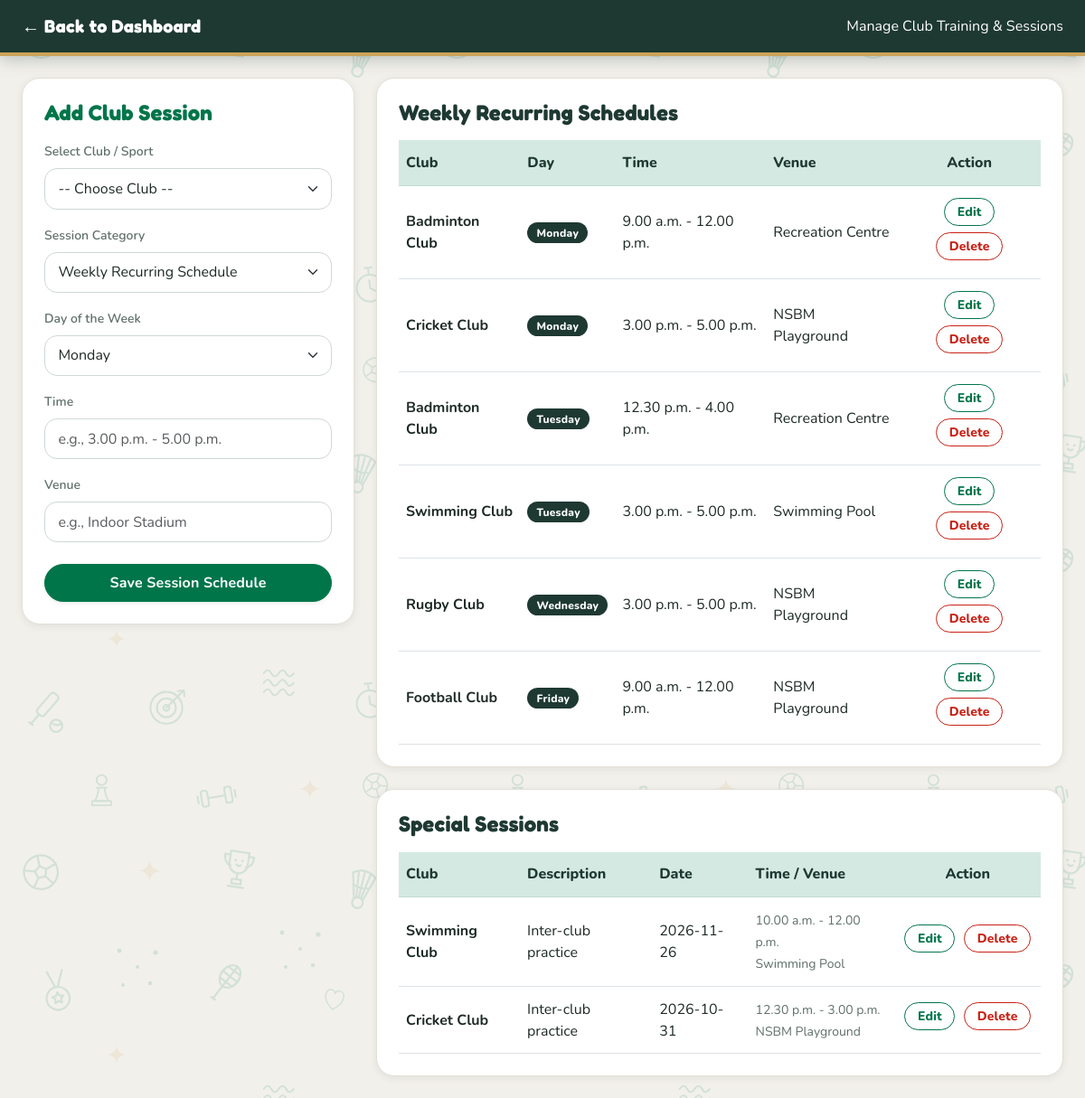
Screenshot of /admin/schedule_sessions.php (signed in) with the database file from the repository.
### tables this page shows
CREATE TABLE `club_schedules` (
  `id` int(11) NOT NULL,
  `club_name` varchar(100) NOT NULL,
  `session_day` varchar(50) NOT NULL,
  `time` varchar(50) NOT NULL,
  `venue` varchar(100) NOT NULL
);

CREATE TABLE `club_special_sessions` (
  `id` int(11) NOT NULL,
  `club_name` varchar(100) NOT NULL,
  `session_date` date NOT NULL,
  `time` varchar(50) NOT NULL,
  `venue` varchar(100) NOT NULL,
  `description` varchar(255) DEFAULT 'Special Session'
);

### admin/schedule_sessions.php (the view, shortened to what this page needs)
<?php
include '../db.php';
require_once '../csrf.php';
$edit_mode = false;
$edit_type = '';
$edit_data = [];
?>
<!DOCTYPE html>
<html lang="en">
<head>
    <link href="https://cdn.jsdelivr.net/npm/bootstrap@5.3.0/dist/css/bootstrap.min.css" rel="stylesheet">
    <link rel="stylesheet" href="../style.css">
</head>
<body class="bg-light">
    <nav class="navbar navbar-dark bg-dark px-4 shadow-sm">
        <a class="navbar-brand fw-bold" href="dashboard.php">← Back to Dashboard</a>
        <span class="text-white">Manage Club Training & Sessions</span>
    </nav>
    <div class="container-fluid my-4 px-4">
        <div class="row g-4">
            <div class="col-lg-4">
                <div class="card shadow-sm border-0 rounded-4 p-4 bg-white">
                    <h4 class="fw-bold text-primary mb-3">
                        <?php echo $edit_mode ? 'Edit ' . ucfirst($edit_type) . ' Session' : 'Add Club Session'; ?>
                    </h4>
                    <form method="POST" data-validate="basic">
                        <div class="mb-3">
                            <label class="form-label text-muted small fw-semibold">Select Club / Sport</label>
                            <select name="club_name" class="form-select" required>
                                <option value="">-- Choose Club --</option>
                            </select>
                        </div>
                        <?php if (!$edit_mode): ?>
                            <div class="mb-3">
                                <label class="form-label text-muted small fw-semibold">Session Category</label>
                                <select name="session_type" id="session_type" class="form-select" onchange="toggleSessionFields()" required>
                                    <option value="recurring">Weekly Recurring Schedule</option>
                                </select>
                            </div>
                        <?php endif; ?>
                        <div class="mb-3" id="recurring_div" <?php echo ($edit_mode && $edit_type == 'special') ? 'style="display:none;"' : ''; ?>>
                            <label class="form-label text-muted small fw-semibold">Day of the Week</label>
                            <select name="session_day" class="form-select">
                                <?php
                                $days = ['Monday', 'Tuesday', 'Wednesday', 'Thursday', 'Friday', 'Saturday', 'Sunday'];
                                foreach ($days as $day) {
                                    $selected = ($edit_mode && $edit_type == 'recurring' && $edit_data['session_day'] == $day) ? 'selected' : '';
                                    echo "<option value=\"$day\" $selected>$day</option>";
                                }
                                ?>
                            </select>
                        </div>
                        <div class="mb-3">
                            <label class="form-label text-muted small fw-semibold">Time</label>
                            <input type="text" name="time" class="form-control" placeholder="e.g., 3.00 p.m. - 5.00 p.m." value="<?php echo htmlspecialchars($edit_data['time'] ?? ''); ?>" required>
                        </div>
                        <div class="mb-4">
                            <label class="form-label text-muted small fw-semibold">Venue</label>
                            <input type="text" name="venue" class="form-control" placeholder="e.g., Indoor Stadium" value="<?php echo htmlspecialchars($edit_data['venue'] ?? ''); ?>" required>
                        </div>
                        <div class="d-grid gap-2">
                            <button type="submit" class="btn <?php echo $edit_mode ? 'btn-success' : 'btn-primary'; ?> fw-bold py-2 shadow-sm">
                                <?php echo $edit_mode ? 'Save Changes' : 'Save Session Schedule'; ?>
                            </button>
                        </div>
                    </form>
                </div>
            </div>
            <div class="col-lg-8">
                <div class="card shadow-sm border-0 rounded-4 p-4 bg-white mb-4">
                    <h4 class="fw-bold mb-3 text-dark">Weekly Recurring Schedules</h4>
                    <div class="table-responsive">
                        <table class="table table-hover align-middle mb-0">
                            <thead class="table-light">
                                <tr>
                                    <th>Club</th>
                                    <th>Day</th>
                                    <th>Time</th>
                                    <th>Venue</th>
                                    <th class="text-center">Action</th>
                                </tr>
                            </thead>
                            <tbody>
                                <?php
                                $rec_res = $conn->query("SELECT * FROM club_schedules ORDER BY FIELD(session_day, 'Monday', 'Tuesday', 'Wednesday', 'Thursday', 'Friday', 'Saturday', 'Sunday')");
                                if ($rec_res && $rec_res->num_rows > 0) {
                                    while($row = $rec_res->fetch_assoc()) {
                                        echo '<tr>
                                                <td class="fw-bold">' . htmlspecialchars($row['club_name']) . '</td>
                                                <td><span class="badge bg-primary">' . htmlspecialchars($row['session_day']) . '</span></td>
                                                <td>' . htmlspecialchars($row['time']) . '</td>
                                                <td>' . htmlspecialchars($row['venue']) . '</td>
                                                <td class="text-center">
                                                    <a href="schedule_sessions.php?edit_recurring=' . $row['id'] . '" class="btn btn-outline-primary btn-sm me-1">Edit</a>
                                                    ' . post_btn('schedule_sessions.php', ['delete_recurring'=>$row['id']], 'Delete', 'btn btn-outline-danger btn-sm', 'Delete recurring schedule?') . '
                                                </td>
                                             </tr>';
                                    }
                                } else {
                                    echo '<tr><td colspan="5" class="text-center text-muted py-3">No recurring schedules added yet.</td></tr>';
                                }
                                ?>
                            </tbody>
                        </table>
                    </div>
                </div>
                <div class="card shadow-sm border-0 rounded-4 p-4 bg-white">
                    <h4 class="fw-bold mb-3 text-dark">Special Sessions</h4>
                    <div class="table-responsive">
                        <table class="table table-hover align-middle mb-0">
                            <thead class="table-light">
                                <tr>
                                    <th>Club</th>
                                    <th>Description</th>
                                    <th>Date</th>
                                    <th>Time / Venue</th>
                                    <th class="text-center">Action</th>
                                </tr>
                            </thead>
                            <tbody>
                                <?php
                                $spec_res = $conn->query("SELECT * FROM club_special_sessions ORDER BY session_date DESC");
                                if ($spec_res && $spec_res->num_rows > 0) {
                                    while($row = $spec_res->fetch_assoc()) {
                                        echo '<tr>
                                                <td class="fw-bold">' . htmlspecialchars($row['club_name']) . '</td>
                                                <td>' . htmlspecialchars($row['description']) . '</td>
                                                <td>' . htmlspecialchars($row['session_date']) . '</td>
                                                <td><small class="text-muted">' . htmlspecialchars($row['time']) . '<br>' . htmlspecialchars($row['venue']) . '</small></td>
                                                <td class="text-center">
                                                    <a href="schedule_sessions.php?edit_special=' . $row['id'] . '" class="btn btn-outline-primary btn-sm me-1">Edit</a>
                                                    ' . post_btn('schedule_sessions.php', ['delete_special'=>$row['id']], 'Delete', 'btn btn-outline-danger btn-sm', 'Delete special session?') . '
                                                </td>
                                             </tr>';
                                    }
                                } else {
                                    echo '<tr><td colspan="5" class="text-center text-muted py-3">No special sessions scheduled.</td></tr>';
                                }
                                ?>
                            </tbody>
                        </table>
                    </div>
                </div>
            </div>
        </div>
    </div>
</body>
</html>

### csrf.php (shortened to what this page needs)
<?php
function csrf_token() {
    return $_SESSION['csrf_token'];
}
function csrf_field() {
    return '<input type="hidden" name="csrf_token" value="' . htmlspecialchars(csrf_token(), ENT_QUOTES) . '">';
}
function post_btn($url, array $fields, $label, $class, $confirm = '') {
    $html = '<form method="POST" action="' . htmlspecialchars($url, ENT_QUOTES) . '" class="d-inline"';
    if ($confirm !== '') {
        $html .= ' onsubmit="return confirm(' . htmlspecialchars(json_encode($confirm), ENT_QUOTES) . ');"';
    }
    $html .= '>' . csrf_field();
    foreach ($fields as $name => $value) {
        $html .= '<input type="hidden" name="' . htmlspecialchars($name, ENT_QUOTES) . '" value="' . htmlspecialchars((string)$value, ENT_QUOTES) . '">';
    }
    $html .= '<button type="submit" class="' . htmlspecialchars($class, ENT_QUOTES) . '">' . htmlspecialchars($label) . '</button></form>';
    return $html;
}

### style.css (style rules this page uses)
:root { --house: #1E3932; --uplift: #2B5148; --green: #00754A; --green-dark: #006241; --green-deep: #004E34; --bright: #00A862; --bright-dark:#008F53; --mint: #D4E9E2; --cream: #F2F0EB; --ceramic: #EDEBE9; --gold: #CBA258; --gold-soft: #F6EBD0; --red: #C82014; --text: #1E2A26; --muted: #5F6F69; --border: #E3DFD6; --radius: 20px; --shadow-sm: 0 2px 8px rgba(30, 57, 50, .08); --shadow-md: 0 12px 30px rgba(30, 57, 50, .16); --font-head: "Fredoka", "Nunito", "Segoe UI", system-ui, sans-serif; --font-body: "Nunito", "Segoe UI", Helvetica, Arial, system-ui, sans-serif; --bs-primary: #00754A; --bs-primary-rgb: 0, 117, 74; --bs-success: #00A862; --bs-success-rgb: 0, 168, 98; --bs-info: #2B5148; --bs-info-rgb: 43, 81, 72; --bs-warning: #CBA258; --bs-warning-rgb: 203, 162, 88; --bs-danger: #C82014; --bs-danger-rgb: 200, 32, 20; --bs-dark: #1E3932; --bs-dark-rgb: 30, 57, 50; --bs-link-color: #00754A; --bs-link-hover-color: #004E34; --bs-body-font-family: var(--font-body); --bs-body-color: #1E2A26; }
body { background-color: var(--cream) !important; background-image: url("images/doodles/pattern-light.svg"); background-size: 460px 460px; color: var(--text); font-family: var(--font-body); }
h1, h2, h3, h4, h5, h6 { font-family: var(--font-head); font-weight: 600; letter-spacing: .005em; color: inherit; }
.btn { background-image: none !important; }
a { text-decoration-color: rgba(0, 117, 74, .35); }
.text-muted { color: var(--muted) !important; }
.text-primary { color: var(--green) !important; }
.bg-light { background-color: var(--cream) !important; }
.bg-white { background-color: #fff !important; }
.navbar, .navbar.bg-primary, .navbar.bg-dark { background: var(--house) !important; box-shadow: 0 4px 16px rgba(30, 57, 50, .25) !important; border-bottom: 4px solid var(--gold); flex-wrap: wrap; padding-top: .55rem; padding-bottom: .55rem; }
.navbar-brand { display: inline-flex; align-items: center; gap: .6rem; color: #fff !important; font-family: var(--font-head); font-weight: 600; letter-spacing: .01em; }
.btn { border-radius: 999px; font-family: var(--font-body); font-weight: 800; letter-spacing: .01em; padding-left: 1.15rem; padding-right: 1.15rem; transition: transform .15s ease, box-shadow .15s ease, background .15s ease; }
.btn-sm { padding-left: .85rem; padding-right: .85rem; }
.btn-primary { --bs-btn-color: #fff; --bs-btn-hover-color: #fff; --bs-btn-active-color: #fff; --bs-btn-bg: var(--green); --bs-btn-border-color: var(--green); --bs-btn-hover-bg: var(--green-dark); --bs-btn-hover-border-color: var(--green-dark); --bs-btn-active-bg: var(--green-deep); --bs-btn-active-border-color: var(--green-deep); --bs-btn-disabled-bg: var(--green); --bs-btn-disabled-border-color: var(--green); box-shadow: 0 4px 12px rgba(0, 117, 74, .28); }
.btn-outline-primary { --bs-btn-color: var(--green); --bs-btn-border-color: var(--green); --bs-btn-hover-bg: var(--green); --bs-btn-hover-border-color: var(--green); --bs-btn-hover-color: #fff; --bs-btn-active-bg: var(--green-dark); --bs-btn-active-border-color: var(--green-dark); }
.btn-outline-danger { --bs-btn-color: var(--red); --bs-btn-border-color: var(--red); --bs-btn-hover-bg: var(--red); --bs-btn-hover-border-color: var(--red); }
.card { border: 1px solid var(--border) !important; border-radius: var(--radius) !important; box-shadow: var(--shadow-sm) !important; transition: transform .2s ease, box-shadow .2s ease; }
.table { --bs-table-hover-bg: #F7F5EF; }
.table > thead.table-light > tr > th, .table-light { background-color: var(--mint) !important; color: var(--house) !important; border-color: #bfdcd1 !important; }
.table > thead th { font-weight: 800; white-space: nowrap; font-family: var(--font-body); }
.table td, .table th { padding-top: .8rem; padding-bottom: .8rem; }
.badge { border-radius: 999px; font-weight: 800; letter-spacing: .02em; padding: .45em .85em; }
.badge.bg-primary { background-color: var(--house) !important; }
.form-label { color: var(--muted); font-weight: 600; }
.form-control, .form-select { border: 1.5px solid #cfd8d3; border-radius: 14px; padding: .6rem .9rem; background-color: #fff; }
html { -webkit-text-size-adjust: 100%; }
body { overflow-x: hidden; }
.table td > a.btn, .table td > form.d-inline { display: inline-block !important; margin: 0 .35rem .45rem 0 !important; vertical-align: middle; }
.table td.text-center > a.btn, .table td.text-center > form.d-inline { margin: 0 .175rem .45rem !important; }
.table td > form.d-inline > .btn { margin: 0 !important; }

### rows the page displays
club_schedules: club_name "Badminton Club", session_day "Monday", time "9.00 a.m. - 12.00 p.m.", venue "Recreation Centre"
club_schedules: club_name "Cricket Club", session_day "Monday", time "3.00 p.m. - 5.00 p.m.", venue "NSBM Playground"
club_schedules: club_name "Badminton Club", session_day "Tuesday", time "12.30 p.m. - 4.00 p.m.", venue "Recreation Centre"
club_schedules: club_name "Swimming Club", session_day "Tuesday", time "3.00 p.m. - 5.00 p.m.", venue "Swimming Pool"
club_schedules: club_name "Rugby Club", session_day "Wednesday", time "3.00 p.m. - 5.00 p.m.", venue "NSBM Playground"
club_schedules: club_name "Football Club", session_day "Friday", time "9.00 a.m. - 12.00 p.m.", venue "NSBM Playground"
club_special_sessions: club_name "Swimming Club", description "Inter-club practice", session_date "2026-11-26", time "10.00 a.m. - 12.00 p.m.", venue "Swimming Pool"
club_special_sessions: club_name "Cricket Club", description "Inter-club practice", session_date "2026-10-31", time "12.30 p.m. - 3.00 p.m.", venue "NSBM Playground"

### other values shown
form field session_day "Monday"
